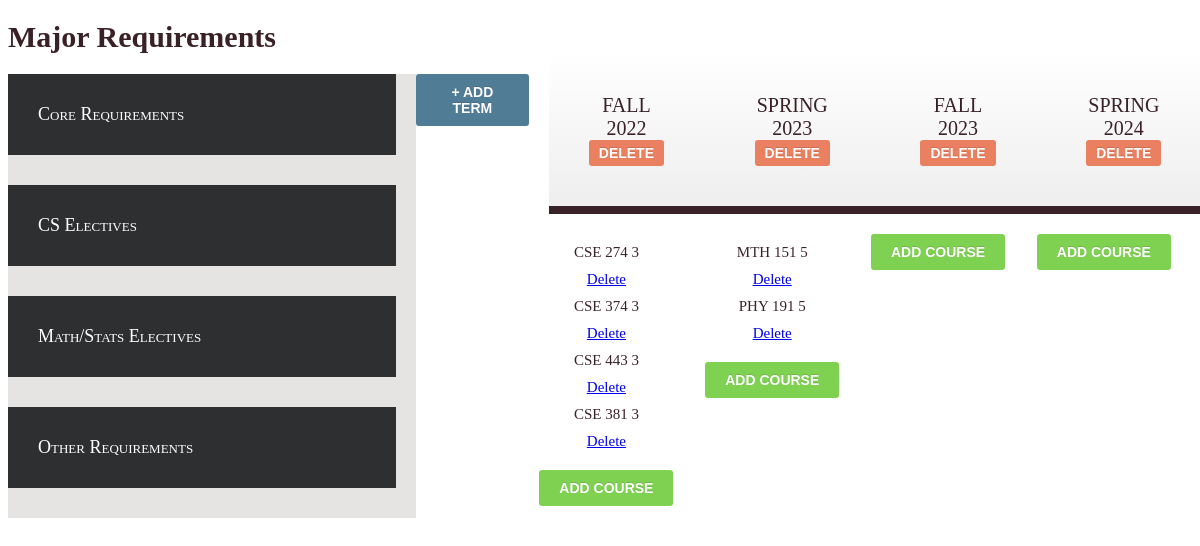
Before: / with the older database file.
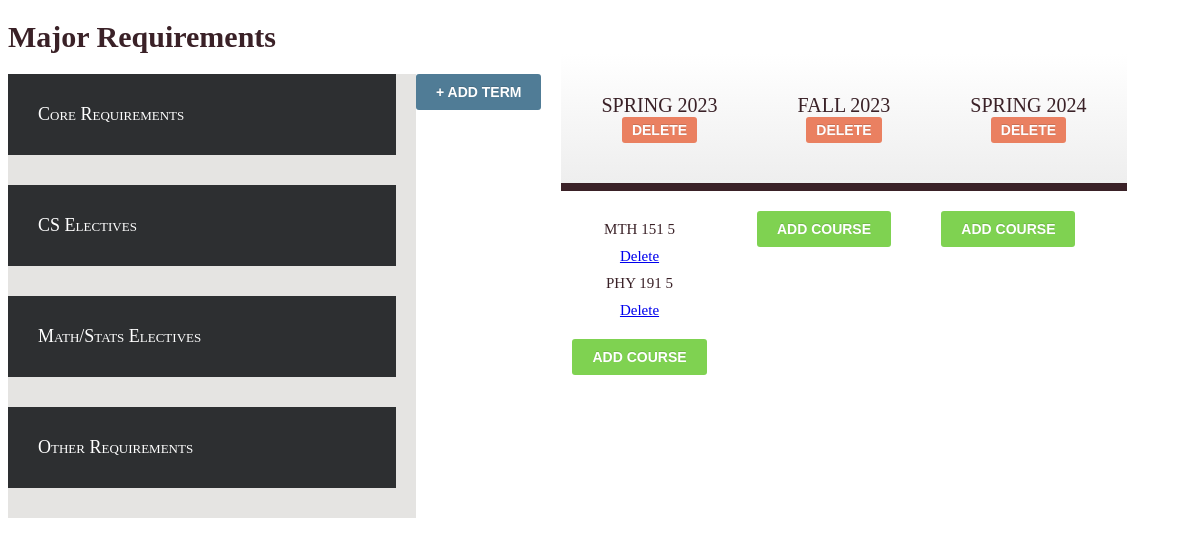
After: the same page with the newer database file.
### tables this page shows
CREATE TABLE Terms (
                    id INTEGER PRIMARY KEY AUTOINCREMENT,
                    term VARCHAR(255) NOT NULL,
                    year INTEGER
                    );

CREATE TABLE StudentCourses (
                    id INTEGER PRIMARY KEY AUTOINCREMENT,
                    termId INTEGER,
                    name VARCHAR(255) NOT NULL,
                    hours INTEGER
                    );

### server.py (the view)
@app.route('/')
def index():
    courses = []
    conn = db.connection()
    cursor = conn.cursor()
    course_cores = cs.CSE.core
    course_cs_electives = cs.CSE.cs_elective
    course_others = cs.CSE.other
    course_mthsta_electives = cs.CSE.mthsta_elective
    cursor = cursor.execute("SELECT id, term, year FROM Terms")
    terms = cursor.fetchall()
    cursor = cursor.execute("SELECT termId, name, hours FROM StudentCourses")
    student_courses = cursor.fetchall()
    conn.close()
    return render_template("index.html", course_cores=course_cores,
                                         course_cs_electives=course_cs_electives,
                                         course_mthsta_electives=course_mthsta_electives,
                                         course_others=course_others,
                                         terms=terms,
                                         student_courses=student_courses)

### db.py (called while the page is built)
def connection():
    try:
        conn = sqlite3.connect('planner.db')
    except sqlite3.error as e:
        print(e)
    return conn

### templates/index.html (shortened to what this page needs)
<!DOCTYPE html>
<html lang="en">
<head>
</head>
<body>
    <h1>Major Requirements</h1>
    <div id="flex-container">
        <div id="requirements">
            <div id="cores">
                <label for="touch-cores"><span class="requirement-header">Core Requirements</span></label>
            </div>
            <div id="cs-electives">
                <label for="touch-cs-electives"><span class="requirement-header"> CS Electives </span></label>
            </div>
            <div id="mthsta-electives">
                <label for="touch-mthsta-electives"><span class="requirement-header"> Math/Stats Electives
                    </span></label>
            </div>
            <div id="others">
                <label for="touch-other"><span class="requirement-header"> Other Requirements </span></label>
            </div>
        </div>
        <br>
        <div id="student-course">
            <div id="add-button">
                <a id="add-term">+ Add Term</a>
            </div>
            {% for term in terms %}
            <div id="term">
                <div class="student-header">{{ term[1] }} {{ term[2] }}
                    <br>
                    <a id="delete-term" href="/delete/term/{{ term[0] }}">Delete</a>
                </div>
                <ul>
                    {% for course in student_courses %}
                    {% if term[0] == course[0] %}
                    <li>{{ course[1] }} {{ course[2] }} </li>
                    <a href="/delete/course/{{ course[0] }}">Delete</a>
                    {% endif %}
                    {% endfor %}
                </ul>
                <a id="add-course">Add Course</a>
            </div>
            <br>
            {% endfor %}
        </div>
    </div>
</body>
</html>

Changed rows visible on the page:
removed Terms: term "FALL", year "2022"
no longer on this page (row unchanged): StudentCourses: name "CSE 274", hours "3", shown under "FALL"
no longer on this page (row unchanged): StudentCourses: name "CSE 374", hours "3", shown under "FALL"
no longer on this page (row unchanged): StudentCourses: name "CSE 443", hours "3", shown under "FALL"
no longer on this page (row unchanged): StudentCourses: name "CSE 381", hours "3", shown under "FALL"
